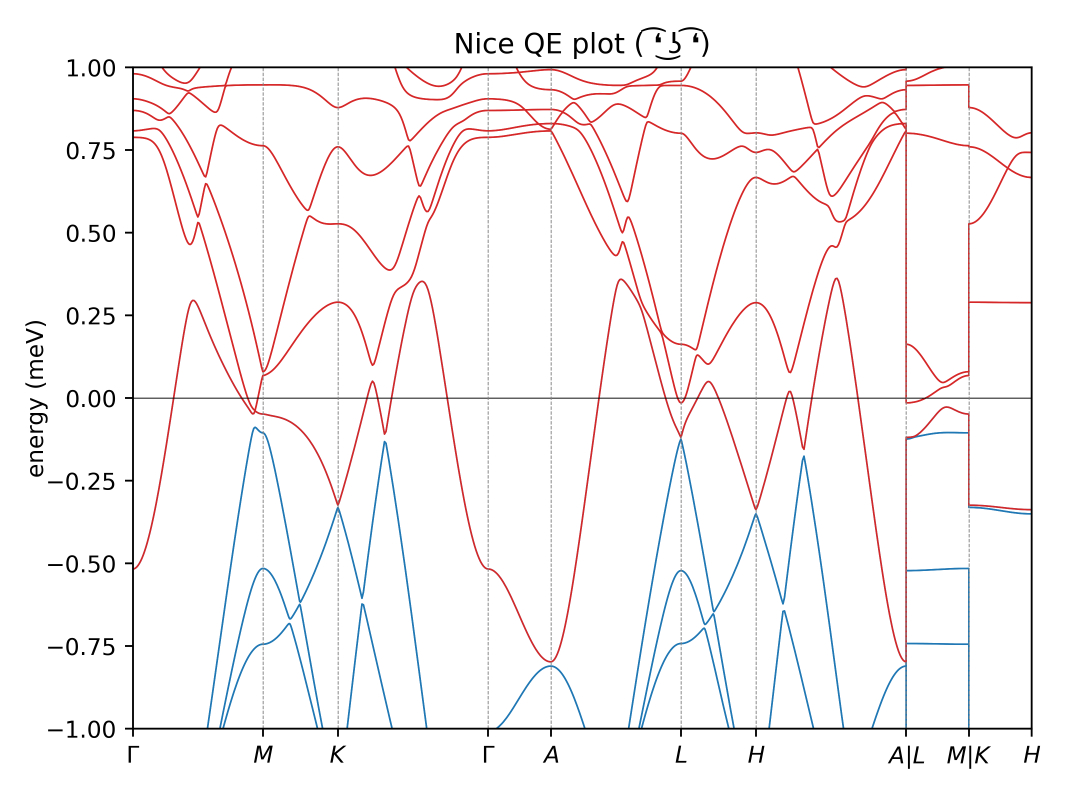
#> input picture bands.png, 3200 x 2400 px (shown at 1/3 size)
$ python -i phonons.py   (imports and definitions only)
#> lines starting #> are read from the running program, lines starting #| are printed output that depends on the picture
#> further down, picture is the input picture: shape (2400, 3200, 3); mean B, G, R 245.5, 244.9, 247.8
#PYTHON module for convergence analysis

import re
import glob
import numpy as np
import matplotlib.pyplot as plt

import yaiv.constants as const
import yaiv.utils as utils
import yaiv.convergence.cutoff as conv

# [40 lines left out: function read_data, not called in this run]

def __get_cmap(n, name='tab10'):
    '''Returns a function that maps each index in 0, 1, ..., n-1 to a distinct
    RGB color; the keyword argument name must be a standard mpl colormap name.'''
    return plt.cm.get_cmap(name, n)

# [161 lines left out: functions phonons_vs_cutoff, phonons_vs_smearing, phonons_vs_Kgrid_cutoff, not called in this run]

def phonons_vs_Kgrid_smearing(data,freqs=None,grid=True,temp=False,save_as=None,axis=None,Kgrids=None,title=None):
    """It plots the frequencies as a function of Kgrid for different smearings

    data = Either the data, or folder where data is stored (it reads the foo.dyn1 files.)
    freqs = Select until which frequency you want to plot (integer).
    grid = Bolean that allows for a grid in the plot.
    temp = Bolean if you want a secondary axis with the Temperature equiv of the smearing value (usefull for Fermi-Dirac smearing).
    save_as = name.format in which to save your figure.
    axis = Matplotlib axis in which to plot.
    title = A title of your liking

    Data must be organized with parent folders with the K grid as:
    K1xK2xK3
    And subfolders with the smearing number
    """
#> called with grid = True, temp = False
    if type(data)==str:
        data=read_data(data)
        Kgrids=data[0::2]
        data=conv.reverse_data(data)

    if axis == None:
        fig=plt.figure()
        ax = fig.add_subplot(111)
    else:
        ax=axis

    if freqs==None:
        freqs=len(data[1][0])
#> freqs = 3
    freqs=freqs+1
#> freqs = 4

    labels=data[0::2]
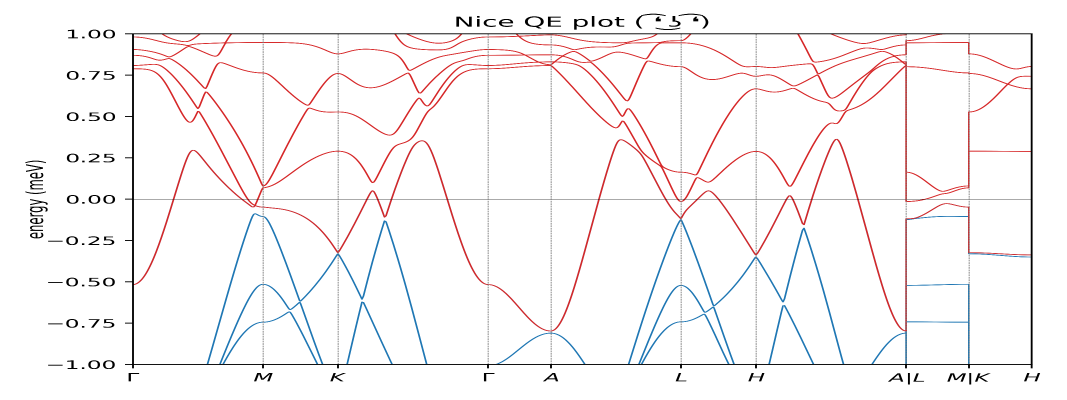
#> labels: shape (1200, 3200, 3) (shown at 1/3 size); mean B, G, R 245.6, 245, 247.8
    if temp==True:
        for i,label in enumerate(labels):
            labels[i]=str(label)+" ("+str(int(const.smear2temp(label)))+"K)"

    cmap=__get_cmap(int(len(data)/2))
    for i in range(0,len(data),2):
        color=cmap(int(i/2))
        plot_data=data[i+1]
        ax.plot(plot_data[:,0],plot_data[:,1],'.-',color=color,label=labels[int(i/2)])
        ax.plot(plot_data[:,0],plot_data[:,2:freqs],'.-',color=color)
#> this loop made 1200 passes
#> i on passes 3 to 5: 4, 6, 8

    ax.set_ylabel("Freqs (cm-1)")
    ax.set_xlabel("K point number")
    grids_K=[]
    for g in Kgrids:
        n=np.prod([int(x) for x in g.split('x')])
        grids_K=grids_K+[n]
    ax.set_xticks(grids_K,labels=Kgrids,rotation=60)
    ax.legend(prop={'size': 7})

    if title!=None:
        fig.suptitle(title)
    if grid == True:
        ax.grid()
    if save_as!=None:
        plt.tight_layout()
        plt.savefig(save_as,dpi=300)
        plt.show()
    if axis == None:
        plt.tight_layout()
        plt.show()


# [72 lines left out: functions phonons_cutoff, phonons_Kgrid, not called in this run]

>>> import cv2
>>> picture = cv2.imread('../../bands.png')
#> (the run stopped early here; a loop or call above may not have finished)

$ run again, on collage.png
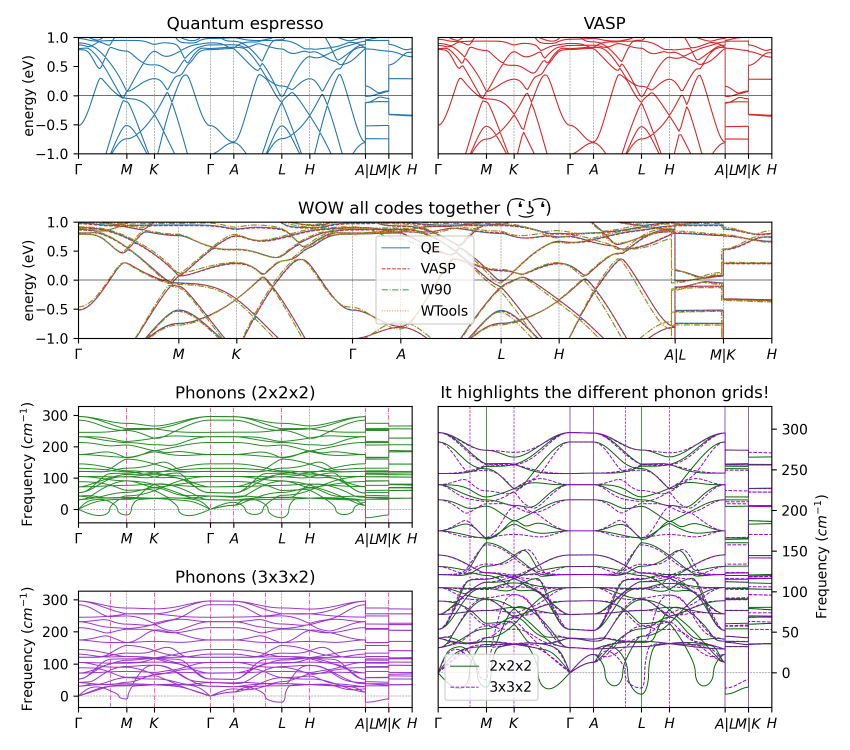
#> input picture collage.png, 2550 x 2250 px (shown at 1/3 size)
#> picture is the input picture: shape (2250, 2550, 3); mean B, G, R 235.8, 234, 236.1
#> in phonons_vs_Kgrid_smearing, `freqs=len(data[1][0])`: freqs = 3
#> in phonons_vs_Kgrid_smearing, `freqs=freqs+1`: freqs = 4
#> in phonons_vs_Kgrid_smearing, `labels=data[0::2]`:
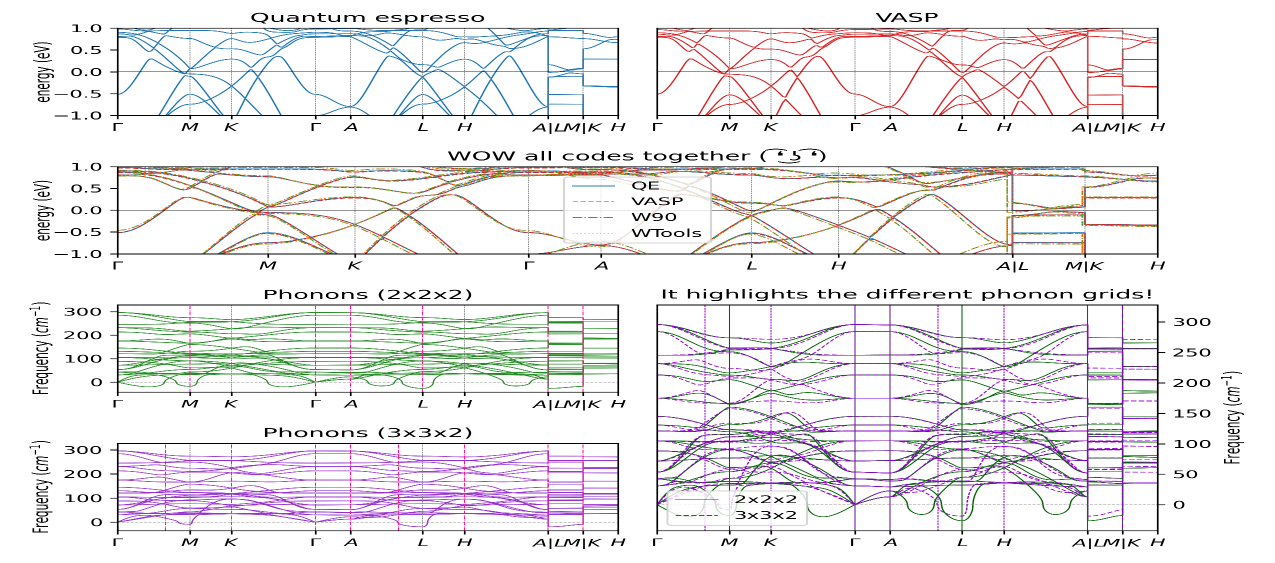
#> labels: shape (1125, 2550, 3) (shown at 1/2 size); mean B, G, R 235.8, 234, 236.1
#> the loop in phonons_vs_Kgrid_smearing, `for i in range(0,len(data),2):` made 1125 passes
#> i on passes 3 to 5: 4, 6, 8

$ run again, on convergence.png
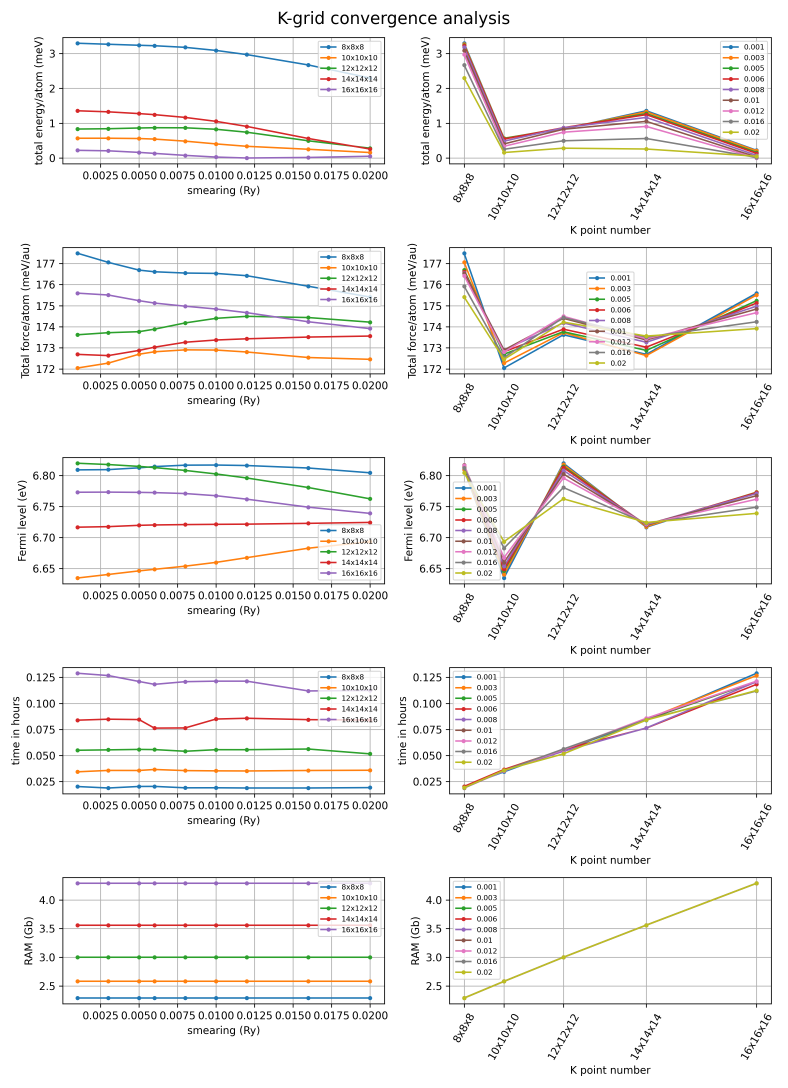
#> input picture convergence.png, 3150 x 4350 px (shown at 1/4 size)
#> picture is the input picture: shape (4350, 3150, 3); mean B, G, R 241.6, 242.2, 243.4
#> in phonons_vs_Kgrid_smearing, `freqs=len(data[1][0])`: freqs = 3
#> in phonons_vs_Kgrid_smearing, `freqs=freqs+1`: freqs = 4
#> in phonons_vs_Kgrid_smearing, `labels=data[0::2]`:
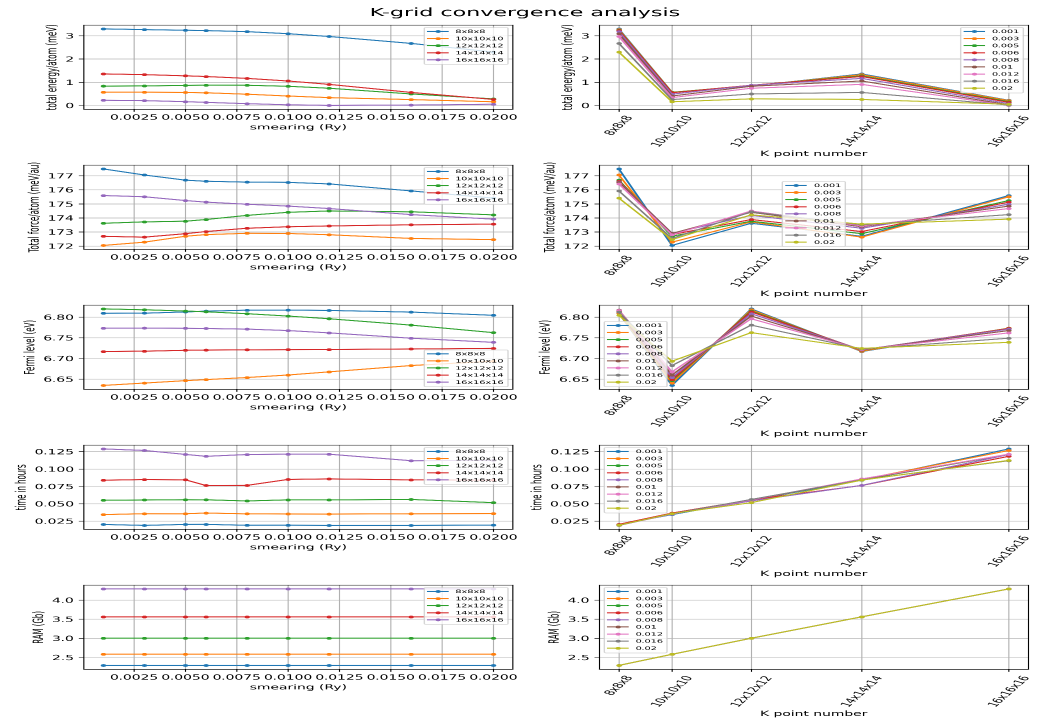
#> labels: shape (2175, 3150, 3) (shown at 1/3 size); mean B, G, R 241.6, 242.3, 243.4
#> the loop in phonons_vs_Kgrid_smearing, `for i in range(0,len(data),2):` made 2175 passes
#> i on passes 3 to 5: 4, 6, 8

$ run again, on phonon.png
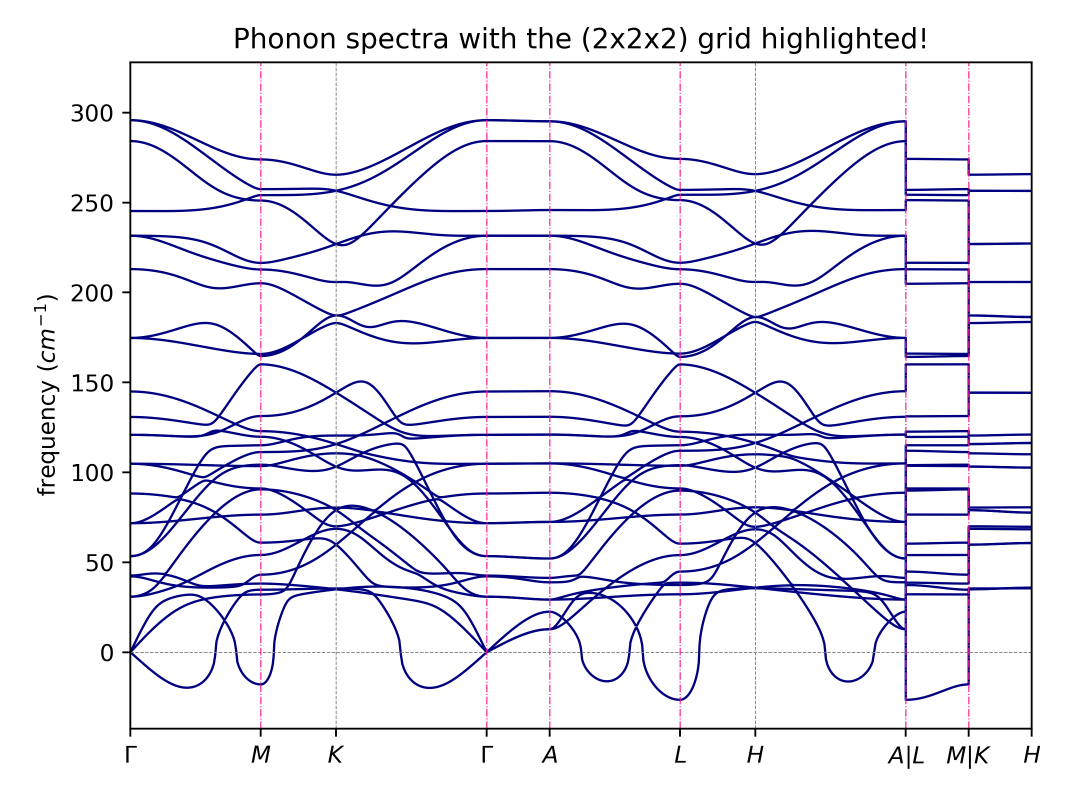
#> input picture phonon.png, 3200 x 2400 px (shown at 1/3 size)
#> picture is the input picture: shape (2400, 3200, 3); mean B, G, R 242, 233.1, 234
#> in phonons_vs_Kgrid_smearing, `freqs=len(data[1][0])`: freqs = 3
#> in phonons_vs_Kgrid_smearing, `freqs=freqs+1`: freqs = 4
#> in phonons_vs_Kgrid_smearing, `labels=data[0::2]`:
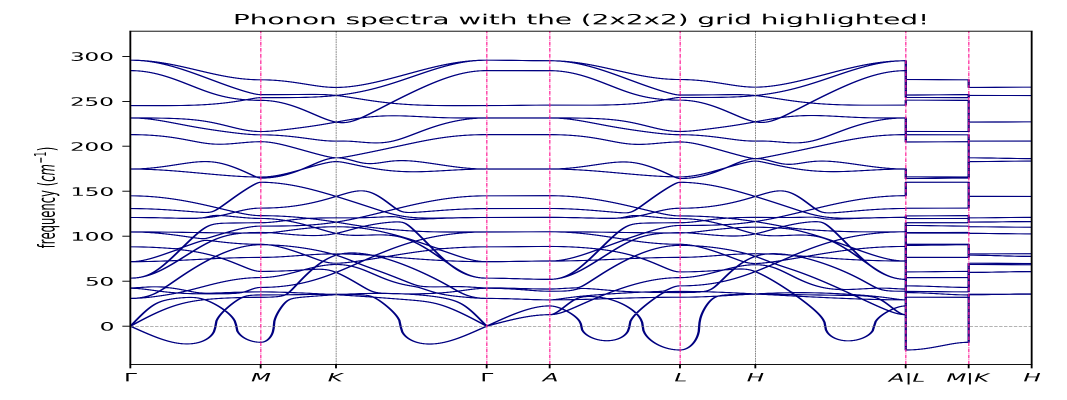
#> labels: shape (1200, 3200, 3) (shown at 1/3 size); mean B, G, R 242, 233.1, 234
#> the loop in phonons_vs_Kgrid_smearing, `for i in range(0,len(data),2):` made 1200 passes
#> i on passes 3 to 5: 4, 6, 8
